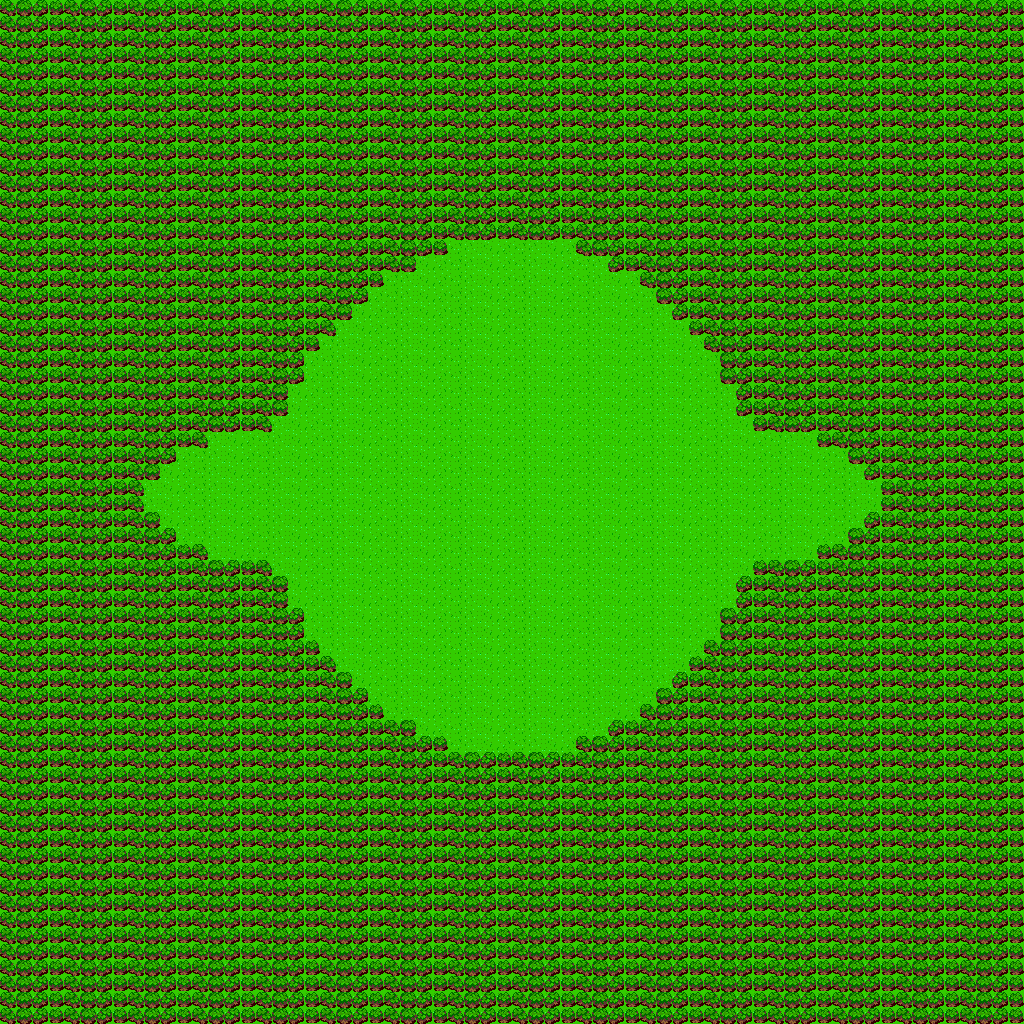

A 2D game scene composited from a Tiled map and its tileset images. What follows is a short description and the map's XML, with each tile layer's data collapsed to a summary:
An orthogonal 64x64 tile map with 16x16 px tiles, 1 tile layer (Map), 4 tilesets and 148 objects.

<map version="1.10" tiledversion="1.12.1" orientation="orthogonal" renderorder="right-down" width="64" height="64" tilewidth="16" tileheight="16" infinite="0" nextlayerid="5" nextobjectid="390">
 <editorsettings>
  <export target="../../../../assets/map/mgames/mgames1.fgm" format="Future Glimpses map (*.fgm)" />
 </editorsettings>
 <properties>
  <property name="AI_MODE" type="int" propertytype="AI_MODE" value="2" />
  <property name="ENABLE_BARRACKS" type="bool" value="false" />
  <property name="ENABLE_BLACKSMITH" type="bool" value="false" />
  <property name="ENABLE_FARM" type="bool" value="false" />
  <property name="ENABLE_STABLES" type="bool" value="false" />
  <property name="ENABLE_TOWER" type="bool" value="false" />
  <property name="ENABLE_TURRET" type="bool" value="false" />
  <property name="ENABLE_UPGRADE_ARCHER" type="bool" value="false" />
  <property name="ENABLE_UPGRADE_KNIGHT" type="bool" value="false" />
  <property name="ENABLE_UPGRADE_MAGE" type="bool" value="false" />
  <property name="ENABLE_UPGRADE_SOLDIER" type="bool" value="false" />
  <property name="MAP_CODE" value="" />
  <property name="MSG_DESCRIPTION" value="¡Batalla a gran escala! Intenta guiar a tus tropas mientras pelean por todos lados." />
  <property name="MSG_LOSE" value="Perdiste la gran batalla..." />
  <property name="MSG_TITLE" value="1.Gran batalla" />
  <property name="MSG_WIN" value="Eres el campeón de la gran batalla." />
  <property name="PEACE_TIME" type="int" value="0" />
  <property name="RES_GOLD_COMPUTER" type="int" value="0" />
  <property name="RES_GOLD_PLAYER" type="int" value="0" />
  <property name="RES_WOOD_COMPUTER" type="int" value="0" />
  <property name="RES_WOOD_PLAYER" type="int" value="0" />
  <property name="UPGRADED_ARCHER_COMPUTER" type="bool" value="false" />
  <property name="UPGRADED_ARCHER_PLAYER" type="bool" value="false" />
  <property name="UPGRADED_KNIGHT_COMPUTER" type="bool" value="false" />
  <property name="UPGRADED_KNIGHT_PLAYER" type="bool" value="false" />
  <property name="UPGRADED_MAGE_COMPUTER" type="bool" value="false" />
  <property name="UPGRADED_MAGE_PLAYER" type="bool" value="false" />
  <property name="UPGRADED_SOLDIER_COMPUTER" type="bool" value="false" />
  <property name="UPGRADED_SOLDIER_PLAYER" type="bool" value="false" />
  <property name="WIN_CODE" value="" />
 </properties>
 <tileset firstgid="1" source="../../tileset.tsx" />
 <tileset firstgid="257" source="../../units/units.tsx" />
 <tileset firstgid="267" source="../../buildings/big_buildings.tsx" />
 <tileset firstgid="273" source="../../buildings/small_buildings.tsx" />
 <layer id="1" name="Map" width="64" height="64">
  <data>[4096 cells, 4096 non-empty, 8 distinct tile ids]</data>
 </layer>
 <objectgroup id="2" name="Units/Buildings">
  <object id="232" template="../../buildings/P_Turret.tx" x="288" y="528" />
  <object id="233" template="../../buildings/P_Turret.tx" x="704" y="528" />
  <object id="234" template="../../buildings/C_Turret.tx" x="288" y="496" />
  <object id="235" template="../../buildings/C_Turret.tx" x="704" y="496" />
  <object id="236" template="../../units/C_Soldier.tx" x="320" y="432" />
  <object id="237" template="../../units/C_Soldier.tx" x="336" y="432" />
  <object id="238" template="../../units/C_Soldier.tx" x="352" y="432" />
  <object id="239" template="../../units/C_Soldier.tx" x="384" y="448" />
  <object id="240" template="../../units/C_Soldier.tx" x="368" y="432" />
  <object id="241" template="../../units/C_Soldier.tx" x="400" y="448" />
  <object id="242" template="../../units/C_Soldier.tx" x="416" y="448" />
  <object id="243" template="../../units/C_Soldier.tx" x="432" y="448" />
  <object id="244" template="../../units/C_Soldier.tx" x="464" y="448" />
  <object id="245" template="../../units/C_Soldier.tx" x="448" y="448" />
  <object id="246" template="../../units/C_Soldier.tx" x="480" y="448" />
  <object id="247" template="../../units/C_Soldier.tx" x="496" y="448" />
  <object id="248" template="../../units/C_Soldier.tx" x="512" y="448" />
  <object id="249" template="../../units/C_Soldier.tx" x="544" y="448" />
  <object id="250" template="../../units/C_Soldier.tx" x="528" y="448" />
  <object id="251" template="../../units/C_Soldier.tx" x="560" y="448" />
  <object id="252" template="../../units/C_Soldier.tx" x="576" y="448" />
  <object id="253" template="../../units/C_Soldier.tx" x="592" y="448" />
  <object id="254" template="../../units/C_Soldier.tx" x="624" y="448" />
  <object id="255" template="../../units/C_Soldier.tx" x="608" y="448" />
  <object id="256" template="../../units/C_Soldier.tx" x="640" y="432" />
  <object id="257" template="../../units/C_Soldier.tx" x="656" y="432" />
  <object id="258" template="../../units/C_Soldier.tx" x="672" y="432" />
  <object id="260" template="../../units/C_Soldier.tx" x="688" y="432" />
  <object id="261" template="../../units/P_Soldier.tx" x="320" y="576" />
  <object id="262" template="../../units/P_Soldier.tx" x="336" y="576" />
  <object id="263" template="../../units/P_Soldier.tx" x="352" y="576" />
  <object id="264" template="../../units/P_Soldier.tx" x="368" y="576" />
  <object id="265" template="../../units/P_Soldier.tx" x="384" y="560" />
  <object id="266" template="../../units/P_Soldier.tx" x="400" y="560" />
  <object id="267" template="../../units/P_Soldier.tx" x="416" y="560" />
  <object id="268" template="../../units/P_Soldier.tx" x="432" y="560" />
  <object id="269" template="../../units/P_Soldier.tx" x="448" y="560" />
  <object id="270" template="../../units/P_Soldier.tx" x="464" y="560" />
  <object id="271" template="../../units/P_Soldier.tx" x="480" y="560" />
  <object id="272" template="../../units/P_Soldier.tx" x="496" y="560" />
  <object id="273" template="../../units/P_Soldier.tx" x="512" y="560" />
  <object id="274" template="../../units/P_Soldier.tx" x="528" y="560" />
  <object id="275" template="../../units/P_Soldier.tx" x="544" y="560" />
  <object id="281" template="../../units/P_Soldier.tx" x="560" y="560" />
  <object id="282" template="../../units/P_Soldier.tx" x="576" y="560" />
  <object id="283" template="../../units/P_Soldier.tx" x="592" y="560" />
  <object id="284" template="../../units/P_Soldier.tx" x="608" y="560" />
  <object id="285" template="../../units/P_Soldier.tx" x="624" y="560" />
  <object id="286" template="../../units/P_Soldier.tx" x="640" y="576" />
  <object id="287" template="../../units/P_Soldier.tx" x="656" y="576" />
  <object id="288" template="../../units/P_Soldier.tx" x="672" y="576" />
  <object id="289" template="../../units/P_Soldier.tx" x="688" y="576" />
  <object id="291" template="../../units/P_Archer.tx" x="320" y="592" />
  <object id="292" template="../../units/P_Archer.tx" x="336" y="592" />
  <object id="293" template="../../units/P_Archer.tx" x="352" y="592" />
  <object id="294" template="../../units/P_Archer.tx" x="368" y="592" />
  <object id="295" template="../../units/P_Archer.tx" x="384" y="576" />
  <object id="296" template="../../units/P_Archer.tx" x="400" y="576" />
  <object id="297" template="../../units/P_Archer.tx" x="416" y="576" />
  <object id="298" template="../../units/P_Archer.tx" x="432" y="576" />
  <object id="299" template="../../units/P_Archer.tx" x="448" y="576" />
  <object id="300" template="../../units/P_Archer.tx" x="464" y="576" />
  <object id="301" template="../../units/P_Archer.tx" x="480" y="576" />
  <object id="302" template="../../units/P_Archer.tx" x="496" y="576" />
  <object id="303" template="../../units/P_Archer.tx" x="512" y="576" />
  <object id="304" template="../../units/P_Archer.tx" x="528" y="576" />
  <object id="305" template="../../units/P_Archer.tx" x="544" y="576" />
  <object id="306" template="../../units/P_Archer.tx" x="560" y="576" />
  </objectgroup>
</map>
<!-- 80 of 148 objects omitted -->
